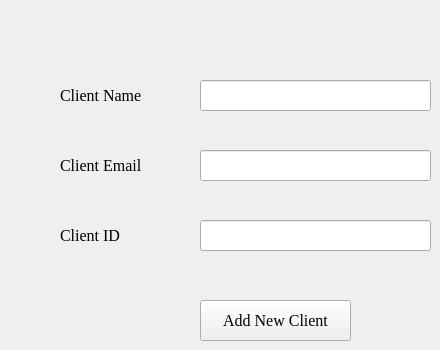
      <widget class="QWidget" name="tab_13">
       <attribute name="title">
        <string>Add New Client</string>
       </attribute>
       <widget class="QLineEdit" name="lineEdit_8">
        <property name="geometry">
         <rect>
          <x>200</x>
          <y>80</y>
          <width>231</width>
          <height>31</height>
         </rect>
        </property>
        <property name="font">
         <font>
          <family>Times New Roman</family>
          <pointsize>12</pointsize>
         </font>
        </property>
       </widget>
       <widget class="QPushButton" name="pushButton_9">
        <property name="geometry">
         <rect>
          <x>200</x>
          <y>300</y>
          <width>151</width>
          <height>41</height>
         </rect>
        </property>
        <property name="font">
         <font>
          <family>Times New Roman</family>
          <pointsize>12</pointsize>
         </font>
        </property>
        <property name="text">
         <string>Add New Client</string>
        </property>
       </widget>
       <widget class="QLabel" name="label_15">
        <property name="geometry">
         <rect>
          <x>60</x>
          <y>80</y>
          <width>141</width>
          <height>31</height>
         </rect>
        </property>
        <property name="font">
         <font>
          <family>Times New Roman</family>
          <pointsize>12</pointsize>
         </font>
        </property>
        <property name="text">
         <string>Client Name</string>
        </property>
       </widget>
       <widget class="QLineEdit" name="lineEdit_9">
        <property name="geometry">
         <rect>
          <x>200</x>
          <y>150</y>
          <width>231</width>
          <height>31</height>
         </rect>
        </property>
        <property name="font">
         <font>
          <family>Times New Roman</family>
          <pointsize>12</pointsize>
         </font>
        </property>
       </widget>
       <widget class="QLabel" name="label_16">
        <property name="geometry">
         <rect>
          <x>60</x>
          <y>150</y>
          <width>141</width>
          <height>31</height>
         </rect>
        </property>
        <property name="font">
         <font>
          <family>Times New Roman</family>
          <pointsize>12</pointsize>
         </font>
        </property>
        <property name="text">
         <string>Client Email</string>
        </property>
       </widget>
       <widget class="QLineEdit" name="lineEdit_10">
        <property name="geometry">
         <rect>
          <x>200</x>
          <y>220</y>
          <width>231</width>
          <height>31</height>
         </rect>
        </property>
        <property name="font">
         <font>
          <family>Times New Roman</family>
          <pointsize>12</pointsize>
         </font>
        </property>
       </widget>
       <widget class="QLabel" name="label_17">
        <property name="geometry">
         <rect>
          <x>60</x>
          <y>220</y>
          <width>141</width>
          <height>31</height>
         </rect>
        </property>
        <property name="font">
         <font>
          <family>Times New Roman</family>
          <pointsize>12</pointsize>
         </font>
        </property>
        <property name="text">
         <string>Client ID</string>
        </property>
       </widget>
      </widget>
